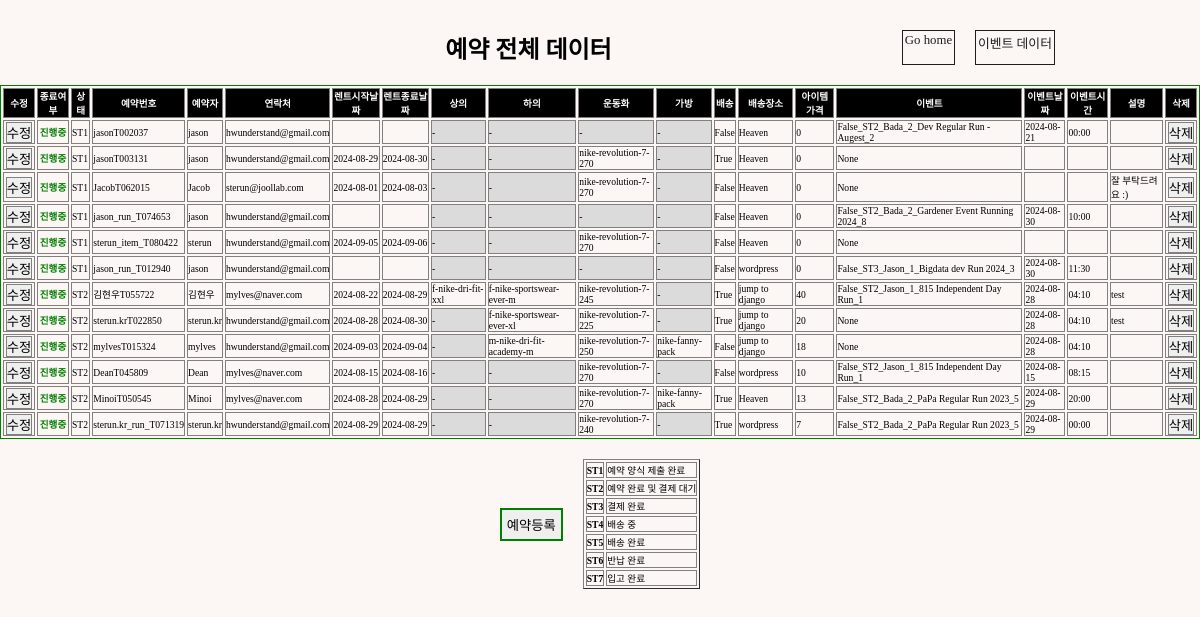
Before: /data/ (signed in) with the older database file.
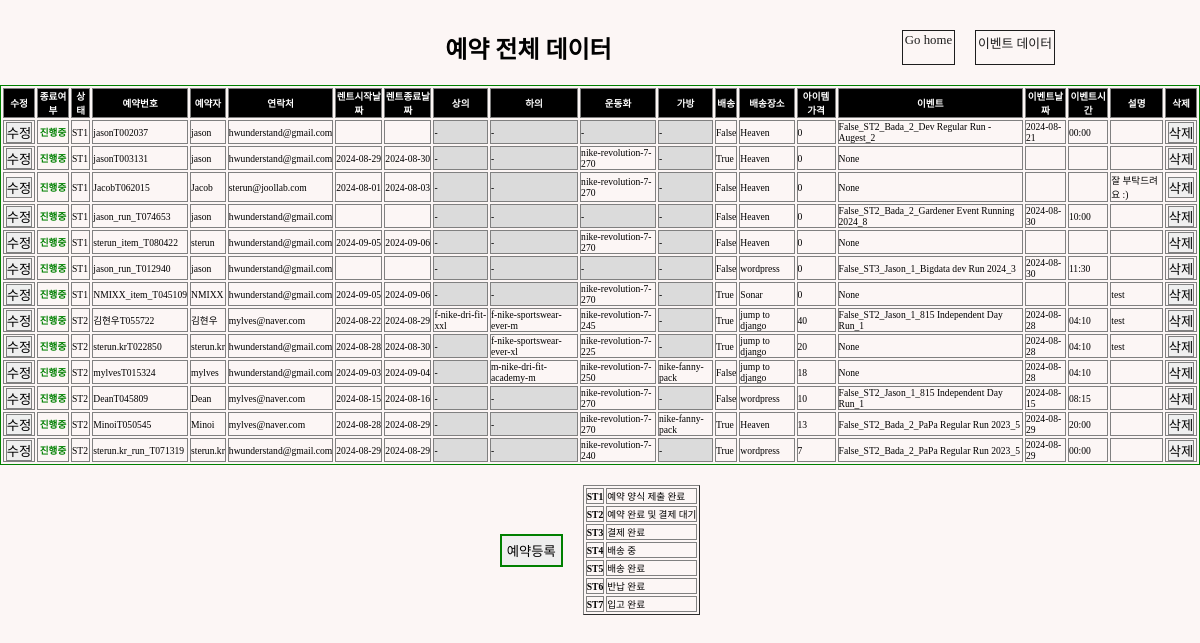
After: the same page with the newer database file.
### rental/models.py (models this page shows, shortened)
class Reservation(models.Model):
    STATUS_CHOICE = [
        ("ST1", "예약 양식 제출 완료"),
        ("ST2", "예약 완료 및 결제 대기"),
        ("ST3", "결제 완료"),
        ("ST4", "배송 중"),
        ("ST5", "배송 완료"),
        ("ST6", "반납 완료"),
        ("ST7", "입고 완료"),
    ]
    reserv_id = models.CharField(
        max_length=20,
        primary_key=True,
        default="Required_pk",
    )
    username = models.CharField(max_length=20)
    email = models.CharField(max_length=50, blank=False)
    address = models.CharField(max_length=50, blank=False)
    start_date = models.DateField(blank=True,null=True)
    start_time = models.TimeField(blank=True, null=True)
    end_date = models.DateField(blank=True,null=True)
    end_time = models.TimeField(blank=True, null=True)
    top = models.ForeignKey(
        Item,
        on_delete=models.CASCADE,
        limit_choices_to={"category": "top"},
        related_name="topName",
        blank=True,
        null=True,
    )
    bottom = models.ForeignKey(
        Item,
        on_delete=models.CASCADE,
        limit_choices_to={"category": "bottom"},
        related_name="bottomName",
        blank=True,
        null=True,
    )
    shoes = models.ForeignKey(
        Item,
        on_delete=models.CASCADE,
        limit_choices_to={"category": "shoes"},
        related_name="shoesName",
        blank=True,
        null=True,
    )
    bag = models.ForeignKey(
        Item,
        on_delete=models.CASCADE,
        limit_choices_to={"category": "bag"},
        related_name="bagName",
        blank=True,
        null=True,
    )
    event = models.ForeignKey(
        GuestRun,
        on_delete=models.CASCADE,
        blank=True,
        null=True,
    )
    event_date = models.DateField(blank=True,null=True)
    event_time = models.TimeField(blank=True, null=True)
    image = models.ImageField(upload_to="reservation", blank=True)
    message = models.TextField(blank=True)
    status = models.CharField(
        max_length=3,
        choices=STATUS_CHOICE,
        default="ST1",
    )
    amount = models.IntegerField(default=0)
    paypal_link = models.CharField(max_length=50, blank=False, default="-")
    delivery = models.BooleanField(default=False)
    completed = models.BooleanField(default=False)

### events/models.py (models this page shows)
class GuestRun(models.Model):
    STATUS_CHOICE = [
        ("ST1", "Checking"),
        ("ST2", "On-Sale"),
        ("ST3", "Sold-Out"),
        ("ST4", "Closed"),
    ]
    LEVEL = [
        ("800","Level-1, 800"),
        ("730","Level-2, 730"),
        ("700","Level-3, 700"),
        ("630","Level-4, 630"),
        ("600","Level-5, 600"),
        ("530","Level-6, 530"),
        ("Free","Full Access"),
    ]
    event_id = models.AutoField(
        primary_key=True,
    )
    title = models.CharField(max_length=50)
    manager = models.ForeignKey(Manager, related_name="manager",blank=False, null=True, on_delete=models.SET_NULL)
    start_date = models.DateField(blank=True, null=True)
    start_time = models.TimeField(blank=True, null=True)
    end_date = models.DateField(blank=True, null=True)
    end_time = models.TimeField(blank=True, null=True)
    image = ResizedImageField(size=[1402,1000], upload_to="runMain", blank=True)
    route_image = ResizedImageField(size=[1402,1402], upload_to="runRoute", blank=True)
    start_point = models.CharField(max_length=50)
    status = models.CharField(
        max_length=8,
        choices=STATUS_CHOICE,
        default="ST1",
    )
    level = models.CharField(
        max_length=15,
        choices=LEVEL,
        default="Free",
    )
    amount = models.IntegerField(default=0)
    route = models.CharField(max_length=50, blank=False)
    desc = models.TextField(blank=True)
    completed = models.BooleanField(default=False)
    def __str__(self):
        return str(self.completed) + "_" + str(self.status)+"_"+ str(self.manager) + "_" + str(self.title)+"_"+ str(self.event_id)

### community/models.py (models this page shows)
class Manager(models.Model):
    m_id = models.AutoField(primary_key=True)
    account = models.ForeignKey(User, on_delete=models.CASCADE)
    name = models.CharField(max_length=20)
    email = models.CharField(max_length=50, blank=False)
    age = models.IntegerField(default=0)
    image = ResizedImageField(size=[200,200], upload_to="avatar", blank=False)
    def __str__(self):
        return self.name + "_"+ str(self.m_id)

### items/models.py (models this page shows)
class Item(models.Model):
    CATEGORY = [
        ("shoes", "Shoes"),
        ("top", "Top"),
        ("bottom", "Bottom"),
        ("bag", "Bag & Pouch"),
        ("etc", "ETC"),
    ]
    SIZE = [
        ("Others", "free"),
        (
            "shoes",
            (
                ("220", "220mm"),
                ("225", "225mm"),
                ("230", "230mm"),
                ("235", "235mm"),
                ("240", "240mm"),
                ("245", "245mm"),
                ("250", "250mm"),
                ("255", "255mm"),
                ("260", "260mm"),
                ("265", "265mm"),
                ("270", "270mm"),
                ("275", "275mm"),
                ("280", "280mm"),
                ("285", "285mm"),
                ("290", "290mm"),
                ("295", "295mm"),
                ("300", "300mm"),
            ),
        ),
        (
            "top",
            (
                ("XS", "XS"),
                ("S", "S"),
                ("M", "M"),
                ("L", "L"),
                ("XL", "XL"),
                ("XXL", "XXL"),
            ),
        ),
        (
            "bottom",
            (
                ("XXS", "XXS"),
                ("XS", "XS"),
                ("S", "S"),
                ("M", "M"),
                ("L", "L"),
                ("XL", "XL"),
                ("XXL", "XXL"),
                ("3XL", "3XL"),
                ("4XL", "4XL"),
                ("5XL", "5XL"),
            ),
        ),
    ]
    GENDER = {("M", "Male"), ("F", "Female"), ("E", "NO Gender")}
    category = models.CharField(max_length=10, choices=CATEGORY)
    gender = models.CharField(max_length=1, blank=True, choices=GENDER)
    name = models.CharField(max_length=20, blank=True)
    model_num = models.CharField(primary_key=True, max_length=50, blank=True)
    size = models.CharField(max_length=10, blank=True, choices=SIZE)
    amount = models.IntegerField(default=0, blank=True)
    link = models.URLField(blank=True)
    def __str__(self):
        return self.model_num

### community/views.py (the view)
# urls.py: path("data/", views.data, name="data"),
def data(request):
    reservation = Reservation.objects.all().order_by("status")
    context = {"reservation": reservation}
    return render(request, "admin/data.html", context)

### templates/admin/data.html (shortened to what the changed rows need)
{% load static %}
<!DOCTYPE html>
<html lang="en">
  <head>
    <link rel="stylesheet" type="text/css" href="{% static 'css/sterna.css' %}"/>
    <link href="https://cdnjs.cloudflare.com/ajax/libs/bootstrap-datetimepicker/3.0.0/css/bootstrap-datetimepicker.min.css" rel="stylesheet"/>
  </head>
  <body>
    {% if user.is_staff %}
      <div class="tocenter">
        <div class="flex-row" style="width:100%; margin: 30px 0 20px 0; justify-content:space-around;">
          <div>
            <h2>예약 전체 데이터</h2>
          </div>
        </div>
      </div>
      <div>
        <table border="1px solid black" bordercolor="green" style="font-size:0.6rem; width:100%;">
          <tr style="background-color:black; color:white;">
            <th scope="col" style="width:30px; text-align:center">수정</th>
            <th scope="col" style="width:30px; text-align:center">종료여부</th>
            <th scope="col">상태</th>
            <th scope="col">예약번호</th>
            <th scope="col">예약자</th>
            <th scope="col">연락처</th>
            <th scope="col">렌트시작날짜</th>
            <th scope="col">렌트종료날짜</th>
            <th scope="col">상의</th>
            <th scope="col">하의</th>
            <th scope="col">운동화</th>
            <th scope="col">가방</th>
            <th scope="col">배송</th>
            <th scope="col">배송장소</th>
            <th scope="col">아이템 가격</th>
            <th scope="col">이벤트</th>
            <th scope="col">이벤트날짜</th>
            <th scope="col">이벤트시간</th>
            <th scope="col">설명</th>
            <th scop="com">삭제</th>
          </tr>
          {% for data in reservation %}
            <tr>
              <td style="width:30px; text-align:center">
                <a href="{% url "rental:update" data.pk %}">
                  <button>수정</button>
                </a>
              </td>
              {% if data.completed == True %}
                <td style="color:white; font-weight:bold; background-color:grey; text-align:center;">완료</td>
              {% else %}
                <td style="color:green; font-weight:bold; text-align:center;">진행중</td>
              {% endif %}
              <td>{{data.status}}</td>
              <td>{{data.reserv_id}}</td>
              <td>{{data.username}}</td>
              <td>{{data.email}}</td>
              <td>{{data.start_date | date:"Y-m-d"}}</td>
              <td>{{data.end_date | date:"Y-m-d"}}</td>
              {% if data.top.name == None %}
                <td style='background-color:#DBDBDB;'>-</td>
              {% else %}
                <td>{{data.top}}</td>
              {% endif %}
              {% if data.bottom.name == None %}
                <td style='background-color:#DBDBDB;'>-</td>
              {% else %}
                <td>{{data.bottom}}</td>
              {% endif %}
              {% if data.shoes.name == None %}
                <td style='background-color:#DBDBDB;'>-</td>
              {% else %}
                <td>{{data.shoes}}</td>
              {% endif %}
              {% if data.bag.name == None %}
                <td style='background-color:#DBDBDB;'>-</td>
              {% else %}
                <td>{{data.bag}}</td>
              {% endif %}
              <td>{{data.delivery}}</td>
              <td>{{data.address}}</td>
              <td>{{data.amount}}</td>
              <td>{{data.event}}</td>
              <td>{{data.event_date | date:"Y-m-d"}}</td>
              <td>{{data.event_time | time:"H:i"}}</td>
              <td>{{data.message}}</td>
              <td style="width:30px; text-align:center">
                <div class="del-button">
                  <a href="{% url "rental:delpage" data.pk %}">
                    <button>삭제</button>
                  </a>
                </div>
              </td>
            </tr>
          {% endfor %}
        </table>
        <div class="flex-row">
          <table style="margin:20px 0 0 20px;" border="1">
            <tr style='font-weight:normal; font-size:0.6rem;'>
              <th>ST1</th>
            </tr>
            <tr style='font-weight:normal; font-size:0.6rem;'>
              <th>ST2</th>
            </tr>
            <tr style='font-weight:normal; font-size:0.6rem;'>
              <th>ST3</th>
            </tr>
            <tr style='font-weight:normal; font-size:0.6rem;'>
              <th>ST4</th>
            </tr>
            <tr style='font-weight:normal; font-size:0.6rem;'>
              <th>ST5</th>
            </tr>
            <tr style='font-weight:normal; font-size:0.6rem;'>
              <th>ST6</th>
            </tr>
            <tr style='font-weight:normal; font-size:0.6rem;'>
              <th>ST7</th>
            </tr>
          </table>
        </div>
      </div>
    {% endif %}
  </body>
</html>

Changed rows visible on the page:
added Reservation: completed "진행중", status "ST1", reserv_id "NMIXX_item_T045109", username "NMIXX", email "hwunderstand@gmail.com", start_date "2024-09-05", end_date "2024-09-06", shoes "nike-revolution-7-270", delivery "True", address "Sonar", amount "0", event "None", message "test"
